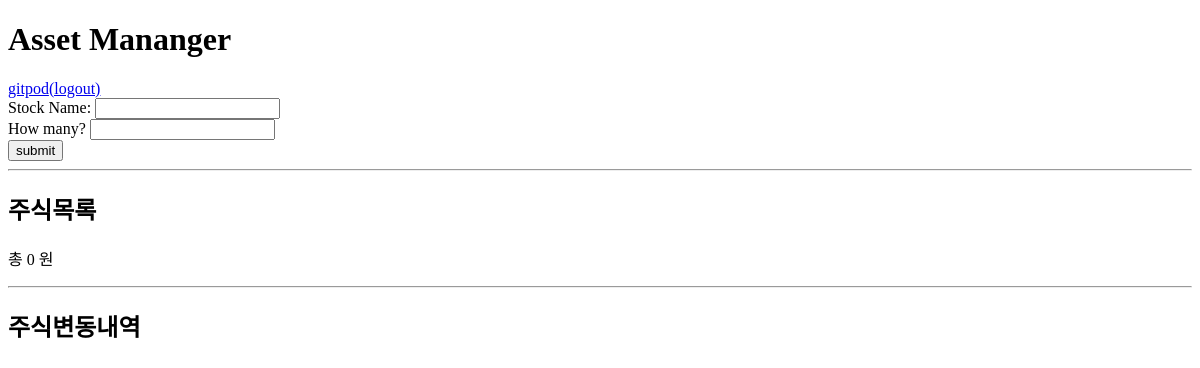
Before: / (signed in) with the older database file.
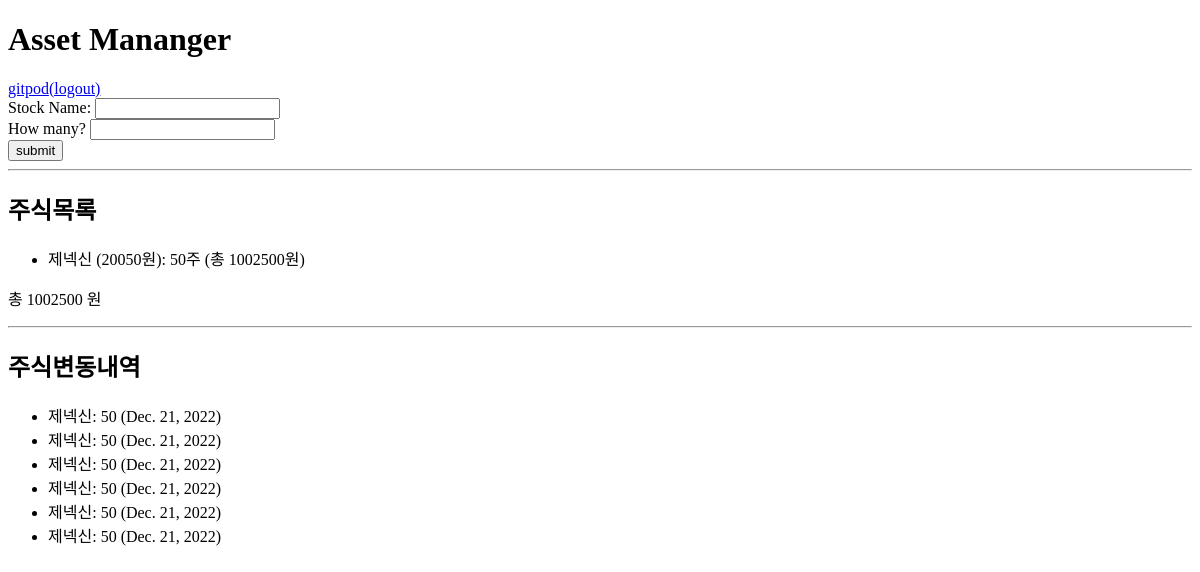
After: the same page with the newer database file.
### myapp/models.py (models this page shows, shortened)
class Stock_holding(models.Model):
    owner = models.ForeignKey(User, on_delete=models.CASCADE)
    stock_info = models.ForeignKey(Stock_info, on_delete=models.CASCADE)
    amount = models.IntegerField()
    total_price = models.IntegerField()
    current_date = models.DateField(auto_now_add=True)

class Stock_info(models.Model):
    name = models.CharField(max_length=100)
    code = models.IntegerField()
    current_price = models.IntegerField()
    current_date = models.DateField(auto_now_add=True)

class Stock_change(models.Model):
    owner = models.ForeignKey(User, on_delete=models.CASCADE)
    name = models.CharField(max_length=100)
    amount = models.IntegerField()
    current_date = models.DateField(auto_now_add=True)

### myapp/views.py (the view, shortened to what this page needs)
# urls.py: path("", views.index, name="index"),
@csrf_exempt
def index(request):
    if request.user.is_anonymous:
        return HttpResponseRedirect("common/login/")
    if request.method == 'GET':
        form = StockChangeForm()
        stock_holding = Stock_holding.objects.filter(owner =request.user)
        stock_change = Stock_change.objects.filter(owner =request.user)
        total_asset = get_total_asset(stock_holding)
        return render(request, 'myapp/index.html', {
            "form": form,
            "stock_holding": stock_holding,
            "stock_change": stock_change,
            "total_asset": total_asset
        })

### myapp/forms.py
class StockChangeForm(forms.Form):
    name = forms.CharField(label="Stock Name", max_length=100, error_messages={
        "required": "Your name must not be empty!",
        "max_length": "Please enter a shorter name!"
    })
    amount = forms.IntegerField(label="How many?")

### myapp/views.py (called while the page is built)
def get_total_asset(stock_holding):
    total_asset = 0
    for stock in stock_holding:
        total_asset += stock.total_price
    return total_asset

### myapp/templates/myapp/index.html (shortened to what this page needs)
{% extends 'base.html' %}
{% block content %}
    <h1>Asset Mananger</h1>
    {% if user.is_authenticated %}
    <a href="{% url 'common:logout' %}">{{user.username}}(logout)</a>
    {% else %}
    <a href="{% url 'common:login' %}">Login</a>
    {% endif %}
    <form action="/" method="post">
        {% for field in form %}
            <div class="form-control {% if field.errors %}errors{% endif %}">
                {{field.label_tag}}
                {{field}}
            </div>
        {% endfor %}
        <button>submit</button>
    </form>
    <hr>
    <h2>주식목록</h2>
    <ul>
        {% for stock in stock_holding %}
        <li>{{stock.stock_info.name}} ({{stock.stock_info.current_price}}원): {{stock.amount}}주 (총 {{stock.total_price}}원)</li>
        {% endfor %}
    </ul>
    <p>총 {{total_asset}} 원</p>
    <hr>
    <h2>주식변동내역</h2>
    <ul>
    {% for stock in stock_change %}
        <li>{{stock.name}}: {{stock.amount}} ({{stock.current_date}})</li>
    {% endfor %}
    </ul>
{% endblock %}

### templates/base.html (shortened to what this page needs)
<!DOCTYPE html>
<html lang="en">
<head>
</head>
<body>
    {% block content %}
    {% endblock %}
</body>
</html>

Changed rows visible on the page:
added Stock_holding: stock_info.name "제넥신", stock_info.current_price "20050", amount "50", total_price "1002500"
added Stock_change: name "제넥신", amount "50", current_date "Dec. 21, 2022"
added Stock_change: name "제넥신", amount "50", current_date "Dec. 21, 2022"
added Stock_change: name "제넥신", amount "50", current_date "Dec. 21, 2022"
added Stock_change: name "제넥신", amount "50", current_date "Dec. 21, 2022"
added Stock_change: name "제넥신", amount "50", current_date "Dec. 21, 2022"
added Stock_change: name "제넥신", amount "50", current_date "Dec. 21, 2022"
Other visible differences:
{{ total_asset }}: "0" → "1002500"
